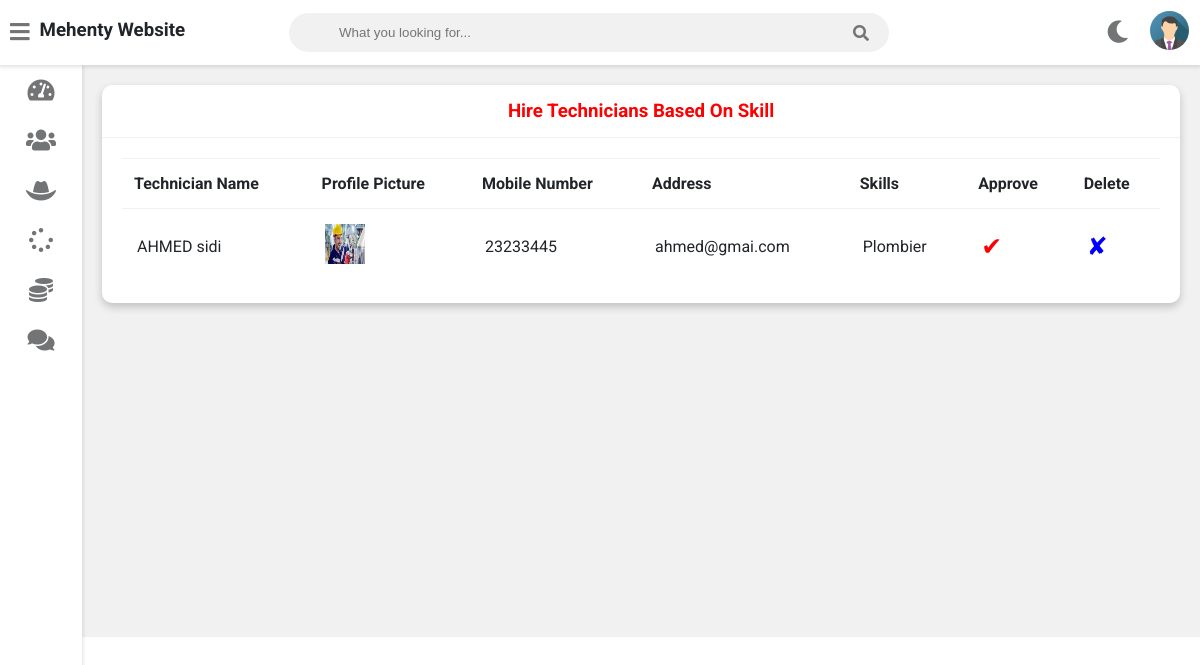
Page /admin-approve-Technician (signed in) on the earlier database version.
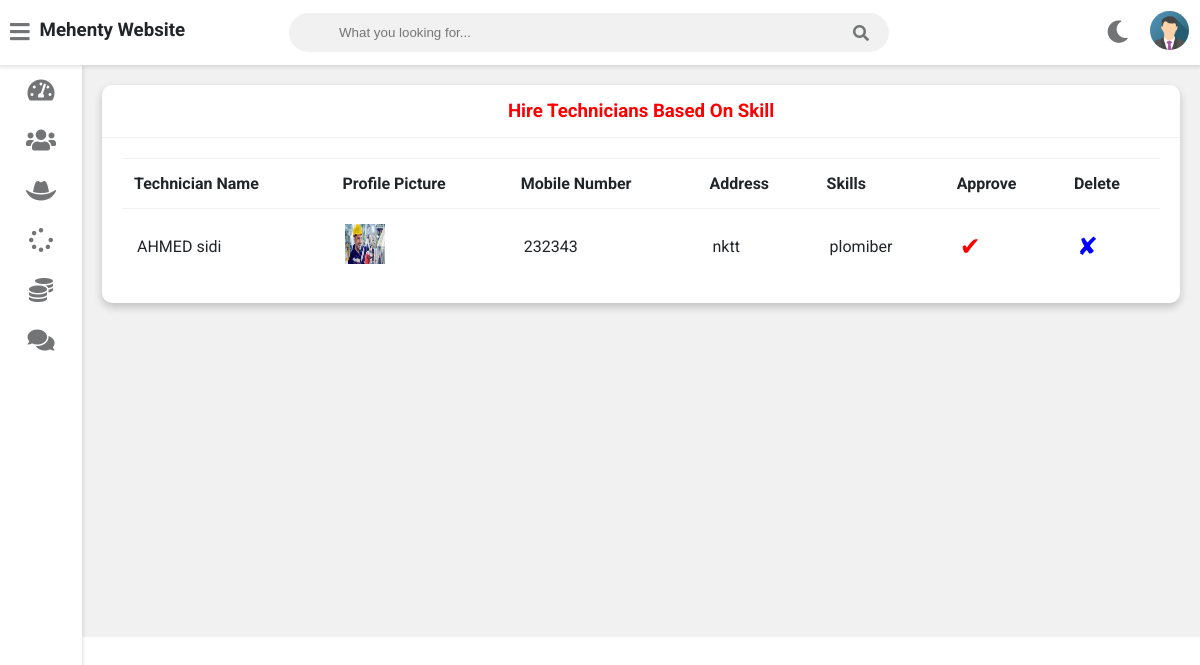
Same page on the later database version.
### service/models.py (models this page shows, shortened)
class Technician(models.Model):
    user=models.OneToOneField(User,on_delete=models.CASCADE)
    profile_pic= models.ImageField(upload_to='profile_pic/TechnicianProfilePic/',null=True,blank=True)
    address = models.CharField(max_length=40)
    mobile = models.CharField(max_length=20,null=False)
    skill = models.CharField(max_length=500,null=True)
    salary=models.PositiveIntegerField(null=True)
    status=models.BooleanField(default=False)
    @property
    def get_name(self):
        return self.user.first_name+" "+self.user.last_name

### service/views.py (the view)
# urls.py: path('admin-approve-Technician',views.admin_approve_Technician_view,name='admin-approve-Technician'),
@login_required(login_url='adminlogin')
def admin_approve_Technician_view(request):
    Technicians=models.Technician.objects.all().filter(status=False)
    return render(request,'service/admin_approve_Technician.html',{'Technicians':Technicians})

### templates/service/admin_approve_Technician.html
{% extends 'service/adminbase.html' %}
{% block content %}
{% load static %}
	<div class="wrapper">
		<div class="row">
			<div class="col-12 col-m-12 col-sm-12">
				<div class="card">
					<div class="card-header">
						<h3 style="color:red; text-align:center" >
							Hire Technicians Based On Skill
						</h3>
					</div>
					<div class="card-content">
						<table>
							<thead>
                <tr>
                  <th>Technician  Name</th>
                  <th>Profile Picture</th>
                  <th>Mobile Number</th>
                  <th>Address</th>
                  <th>Skills</th>
                  <th>Approve</th>
                  <th>Delete</th>
                </tr>
							</thead>
							<tbody>
                {% for m in Technicians %}
                <tr>
                  <td> {{m.get_name}}</td>
                  <td> <img src="{{ m.profile_pic.url }}" alt="Profile Pic" height="40px" width="40px" /></td>
                  <td>{{m.mobile}}</td>
                  <td>{{m.address}}</td>
                  <td>{{m.skill}}</td>
                  <td><a  style="color:red; text-decoration:none;font-size:25px;" href="{% url 'approve-Technician' m.id  %}">&#10004;</a></td>
                  <td><a style="color:blue; text-decoration:none;font-size:25px;"href="{% url 'delete-Technician' m.id  %}">&#10008;</a></td>
                </tr>
                {% endfor %}
							</tbody>
						</table>
					</div>
				</div>
			</div>
		</div>
<br><br><br><br><br><br><br><br><br><br><br><br><br><br><br><br>
	</div>
{% endblock content %}

Differences in the rows shown:
changed Technician "AHMED sidi": mobile "23233445" → "232343"; address "ahmed@gmai.com" → "nktt"; skill "Plombier" → "plomiber"
